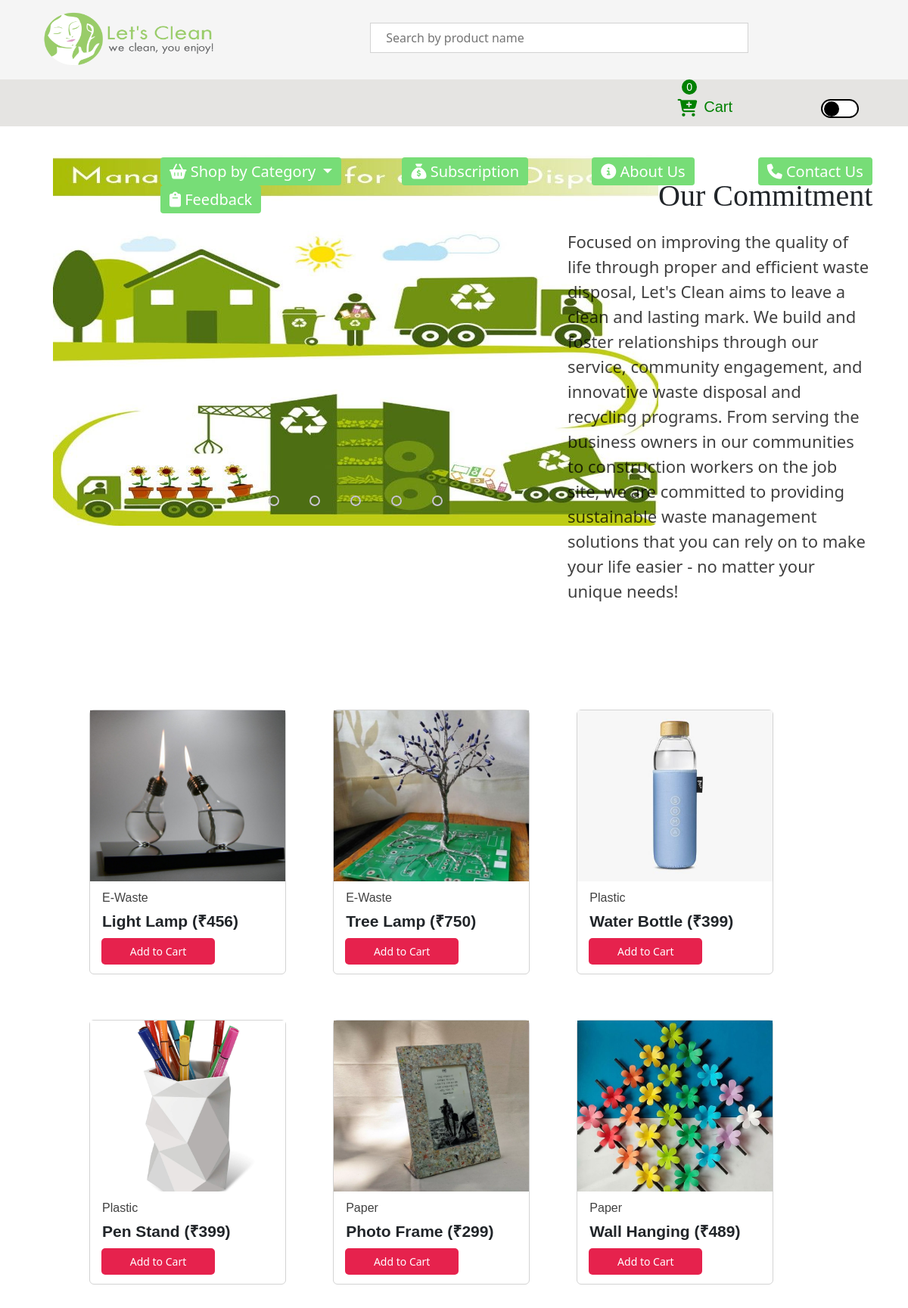
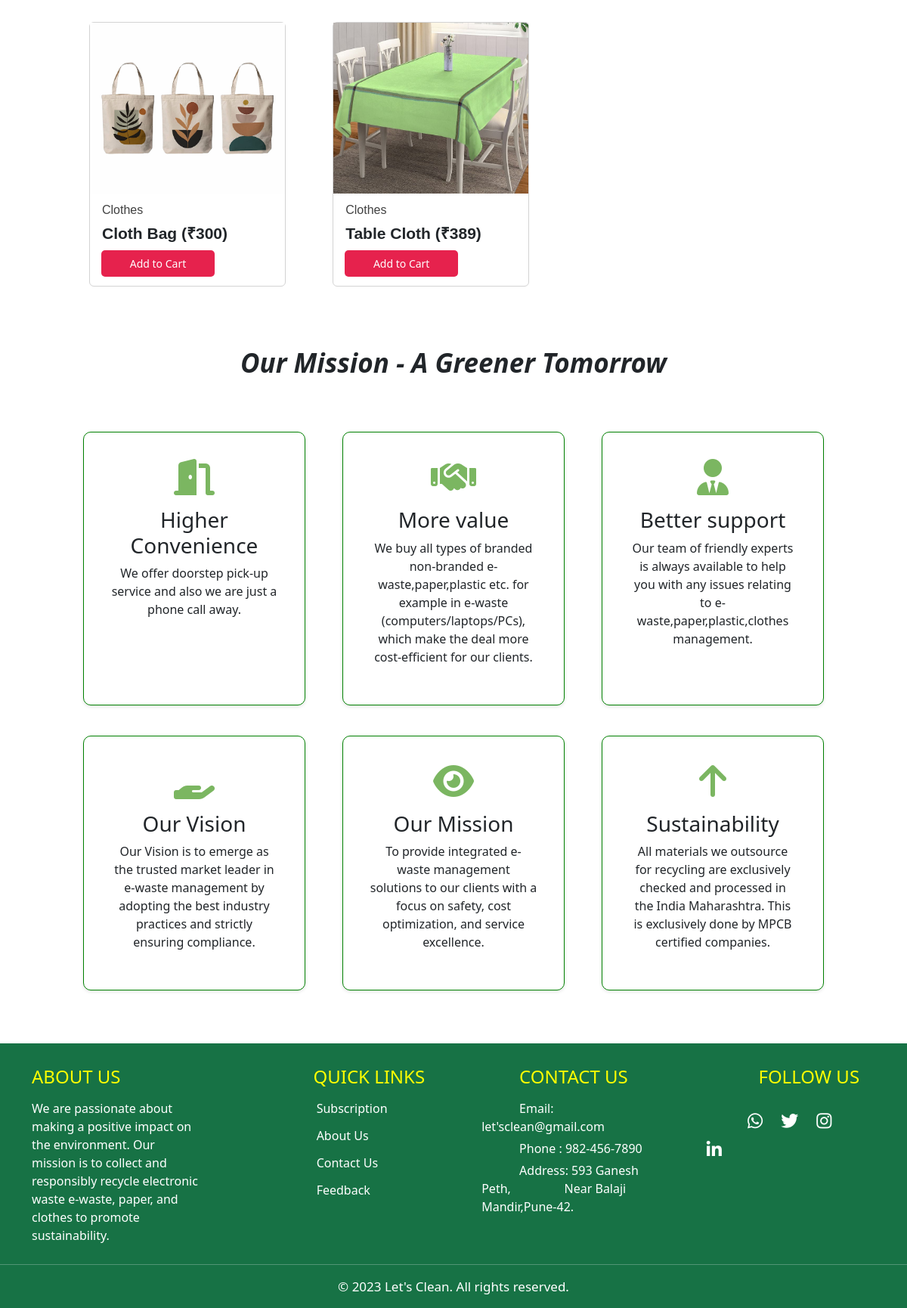
The page /templates/home.php on the database its author committed (2 pictures, top to bottom).
### tables this page shows
CREATE TABLE `product` (
  `pid` int(3) NOT NULL,
  `pname` varchar(50) NOT NULL,
  `pcategory` varchar(20) NOT NULL,
  `pprice` varchar(5) NOT NULL,
  `imgupload` varchar(50) NOT NULL,
  `quantity` varchar(3) NOT NULL DEFAULT '1',
  `d1` varchar(50) NOT NULL,
  `d2` varchar(50) NOT NULL,
  `d3` varchar(50) NOT NULL,
  `d4` varchar(50) NOT NULL
);

### templates/home.php (the view, shortened to what this page needs)
<?php
require_once 'connection.php';
$sql="SELECT * from product WHERE pid BETWEEN 1 AND 10";
$all_product=$con->query($sql);
?>
<!DOCTYPE html>
<html lang="en">
<head>
    <link rel="stylesheet" href="../static/home.css">
    <link rel="stylesheet" href="../static/home1.css">
    <link href="https://cdn.jsdelivr.net/npm/bootstrap@5.3.0/dist/css/bootstrap.min.css" rel="stylesheet">
     <link rel="stylesheet" href="https://cdnjs.cloudflare.com/ajax/libs/font-awesome/6.2.1/css/all.min.css">
</head>
<body>
  <div class="mynavbar">
    <nav>
        <a href="../templates/home.php" class="alink1"><img class="logo" src="../static/images/22baf73169f8401fb664a518b53c35aa-Lets Clean - Logo-01.png"></a>
            <input type="text" placeholder="Search by product name" id="find" onkeyup="search()" class="inp_text1">
        <ul>
        <a href="../templates/cart.php"><li class="myli"><i class="fa-solid fa-cart-plus icon" style="position: relative;top:5px;font-size: 23px;" ></i>
          <span class="span1" id="badge" style="  position: relative; width:10px;height:50px;top:-26px;right:27%;background: green;color: white; border-radius: 50%;padding:2px 6px;font-size: 14px;">0</span>
          <span class="span2" style="position: relative;font-size: 20px;right:22px;top:2px;">Cart</li></a>
          <div class="toggle"></div>
        </ul>
    </nav>
    <header style="height:62px;">
      <ul>
          <li class="nav-item dropdown">
            <a class="nav-link dropdown-toggle" href="#" role="button" data-bs-toggle="dropdown" aria-expanded="false" id="active"><i class="fa-solid fa-basket-shopping"></i>
              Shop by Category
            </a>
            <a href="../templates/subscription.php" class="alink"><li class="active"><i class="fa-solid fa-sack-dollar"></i> Subscription </li> </a>
            <a href="../templates/about.php " class="alink"><li class="active"><i class="fa-solid fa-circle-info"></i> About Us</li></a>
          <a href="../templates/contact.php" class="alink"><li class="active"><i class="fa-solid fa-phone"></i> Contact Us</li></a>
          <a href="../templates/feedback.php" class="alink"><li class="active"><i class="fa-solid fa-clipboard"></i> Feedback</li> </a>
      </ul>
  </header>
    </div>
    <div class="data">
<div class="column">
    <div class="slider">
        <div class="slides">
          <div class="slide first">
            <img src="../static/images/hero-truck-1x.jpg" class="myImg">
          </div>
          <div class="navigation-auto">
            <div class="auto-btn-1"></div>
            <div class="auto-btn-2"></div>
            <div class="auto-btn-3"></div>
            <div class="auto-btn-4"></div>
            <div class="auto-btn-5"></div>
          </div>
        </div>
          <div class="navigation-mannual">
            <label for="radio1" class="mannual-btn"></label>
            <label for="radio2" class="mannual-btn"></label>
            <label for="radio3" class="mannual-btn"></label>
            <label for="radio4" class="mannual-btn"></label>
            <label for="radio5" class="mannual-btn"></label>
          </div>
      </div>
</div>
<div class="column">
    <h1 class="commitment">Our Commitment</h1>
    <p class="para">Focused on improving the quality of life through proper and efficient waste disposal,
        Let's Clean aims to leave a clean and lasting mark. We build and foster relationships
        through our service, community engagement, and innovative waste disposal and recycling programs.
        From serving the business owners in our communities to construction workers on the job site, we are
        committed to providing sustainable waste management solutions that you can rely on to make your life easier
         - no matter your unique needs!
    </p>
</div>
</div>
  <main>
  <?php
  while($row = mysqli_fetch_assoc($all_product)){
  ?>
 <div class="card">
      <div class="image">
      <a href="product_info?id=<?php echo $row['pid'];?>"><img src="../static/images/<?php echo $row['imgupload'];?>"></a>
      </div>
      <div class="caption">
          <p class="product_cat" style="font-size: 16px;color: rgba(0, 0, 0, 0.750);"><?php echo $row['pcategory'];?></p>
          <h5 class="product_name" style="font-weight:bold;font-size: 21px;margin-top:-2px;"><?php echo $row['pname'];?> (&#8377;<?php echo $row['pprice'];?>)</h5>
      </div>
      <button class="add"  id="cartb" data-id="<?php echo $row['pid'];?>">Add to Cart</button>
  </div>
  <?php
  }
  ?>
</main>
  <h2 class="section-title">Our Mission - A Greener Tomorrow</h2>
 <div class="card-container">
   <div class="card">
     <center> <p style="color: #7bb661;"class="fas fa-door-open fa-3x " ></p></center>
     <center><h3 >Higher Convenience</h3></center>
     <p style="text-align: center;">We offer doorstep pick-up service and also we are just a phone call away.</p>
   </div>
   <div class="card">
     <center> <p style="color: #7bb661;"class="fas fa-handshake fa-3x" ></p></center>
     <center><h3>More value</h3></center>
     <p style="text-align: center;">We buy all types of branded non-branded e-waste,paper,plastic etc. for example in e-waste (computers/laptops/PCs), which make the deal more cost-efficient for our clients.</p>
   </div>
   <div class="card">
     <center> <p style="color: #7bb661;"class="fas fa-user-tie fa-3x" ></p></center>
     <center><h3>Better support</h3></center>
     <p style="text-align: center;">Our team of friendly experts is always available to help you with any issues relating to e-waste,paper,plastic,clothes management.</p>
   </div>
   <div class="card">
     <center> <p style="color: #7bb661;"class="fas fa-hand-holding fa-3x" ></p></center>
     <center><h3>Our Vision</h3></center>
     <p style="text-align: center;">Our Vision is to emerge as the trusted market leader in e-waste management by adopting the best industry practices and strictly ensuring compliance.</p>
   </div>
   <div class="card">
     <center> <p style="color: #7bb661;"class="fa fa-eye fa-3x" ></p></center>
     <center><h3>Our Mission</h3></center>
     <p style="text-align: center;">To provide integrated e-waste management solutions to our clients with a focus on safety, cost optimization, and service excellence.</p>
   </div>
   <div class="card">
     <center> <p style="color: #7bb661;"class="fas fa-arrow-up fa-3x" ></p></center>
     <center><h3>Sustainability</h3></center>
     <p style="text-align: center;">All materials we outsource for recycling are exclusively checked and processed in the India Maharashtra. This is exclusively done by MPCB certified companies.</p>
   </div>
 </div>
   <div>
       <footer>
           <div class="container">
             <div class="footer-content">
              <div class="footer-column1">
                <h4 style="text-transform: uppercase; color:yellow">About Us</h4>
                <p style="margin-top: 15px;">We are passionate about making a positive impact on the environment. Our mission is to collect and responsibly recycle electronic waste e-waste, paper, and clothes to promote sustainability. </p>
              </div>
              <div class="footer-column1">
                <h4 style="text-transform: uppercase; color:yellow">&nbsp;&nbsp; &nbsp; &nbsp;&nbsp; &nbsp;&nbsp; &nbsp;Quick links</h4>
                <ul style="margin-top: 15px;">
                  <a href="../templates/subscription.php" class="quick"><li> &nbsp;&nbsp; &nbsp; &nbsp;&nbsp; &nbsp;&nbsp; &nbsp; &nbsp; &nbsp; &nbsp;&nbsp;Subscription</li></a>
                  <a href="../templates/about.php" class="quick"><li> &nbsp;&nbsp; &nbsp; &nbsp;&nbsp; &nbsp;&nbsp; &nbsp; &nbsp; &nbsp; &nbsp;&nbsp;About Us</li></a>
                  <a href="../templates/contact.php" class="quick"><li> &nbsp;&nbsp; &nbsp; &nbsp;&nbsp; &nbsp;&nbsp; &nbsp; &nbsp; &nbsp; &nbsp;&nbsp;Contact Us</li></a>
                  <a href="../templates/feedback.php" class="quick"><li> &nbsp;&nbsp; &nbsp; &nbsp;&nbsp; &nbsp;&nbsp; &nbsp; &nbsp; &nbsp; &nbsp;&nbsp;Feedback</li></a>
                </ul>
              </div>
               <div class="footer-column">
                 <h4 style="text-transform: uppercase;color:yellow">&nbsp;&nbsp; &nbsp; &nbsp;&nbsp;&nbsp;Contact Us</h4>
                 <p style="margin-top: 15px;">&nbsp;&nbsp; &nbsp;&nbsp;&nbsp; &nbsp; &nbsp; &nbsp;Email: let'sclean@gmail.com</p>
                 <p>&nbsp;&nbsp; &nbsp;&nbsp;&nbsp;&nbsp; &nbsp; &nbsp; Phone : 982-456-7890</p>
                 <p>&nbsp;&nbsp; &nbsp;&nbsp; &nbsp; &nbsp; &nbsp; Address: 593 Ganesh Peth, &nbsp; &nbsp; &nbsp; &nbsp; &nbsp; &nbsp; &nbsp; &nbsp; Near Balaji Mandir,Pune-42.</p>
               </div>
               <div class="footer-column">
                 <h4 style="text-transform: uppercase;color:yellow">&nbsp;&nbsp;&nbsp; &nbsp; &nbsp; &nbsp;&nbsp;&nbsp;Follow Us</h4>
                 <ul class="social-icons">
                  &nbsp; &nbsp; &nbsp; &nbsp; &nbsp; &nbsp; &nbsp;<li><a href="https://www.whatsapp.com/" class="fab fa-whatsapp"></a></li>
                   <li><a href="https://twitter.com/" class="fab fa-twitter"></a></li>
                   <li><a href="https://www.instagram.com/" class="fab fa-instagram"></a></li>
                   <li><a href="https://www.linkedin.com/feed/" class="fab fa-linkedin-in"></a></li>
                 </ul>
               </div>
             </div>
           </div>
           <div class="footer-bottom">
            <hr size="2" color="#fff">
             <p style="color: #fff;">&copy; 2023 Let's Clean. All rights reserved.</p>
           </div>
         </footer>
   </div>
</body>
</html>

### static/home.css (style rules this page uses)
body { background-color: #fff; color:#1e272e; padding: 0; margin: 0; text-decoration: none; list-style: none; box-sizing: border-box; }
.mynavbar { top:0; position: fixed; width: 100%; z-index: 9999; }
nav { background:whitesmoke ; height:105px; }
.logo { height:75px; width:230px; margin-left: 55px; }
nav ul { float:right; margin-right:180px; }
nav ul li { display: inline-block; line-height: 100px; margin:0 30px; font-family:Arial, Helvetica, sans-serif; font-size:20px; color:green; }
nav ul .myli { position: relative; }
nav ul .myli:after { content: ''; height: 2px; width:100%; background:#2e8b57; position: absolute; left:0; bottom:30px; opacity: 0; pointer-events: none; transition: 0.7s; }
input[type="text"].inp_text1 { height: 40px; width:500px; outline: none; margin-top: 30px; margin-left:200px; padding-left:20px; border:0.1px solid lightgray; }
header { background:#e5e4e2; position: static; }
header ul { float: left; margin-left: 140px; }
header ul li { display:inline-block; color: white; line-height: 25px; margin: 0 40px; font-size: 20px; color:white; }
#active { background:#77dd77; transition: .5s; padding: 6px 12px; border-radius: 4px; }
.active { background:#77dd77; transition: .5s; padding: 6px 12px; border-radius: 4px; text-decoration: none; }
.alink { color:white; text-decoration: none; }
.slider { width: 800px; height: 500px; border-radius: 10px; overflow: hidden; margin-left:70px; }
.slides { width: 500%; height: 500px; display: flex; }
.slide { width: 20%; transition: 2s; }
.slide img { width: 800px; height: 500px; }
.navigation-mannual { position: absolute; width: 800px; margin-top: -40px; display: flex; justify-content: center; }
.mannual-btn { border: 2px solid #ccc; padding: 5px; border-radius: 10px; cursor: pointer; transition: 1s; }
.mannual-btn:not(:last-child) { margin-right: 40px; }
.navigation-auto { position: absolute; display: flex; width: 800px; justify-content: center; margin-top: 460px; }
.navigation-auto div { border: 2px solid #333; padding: 5px; border-radius: 10px; transition: 1s; }
.navigation-auto div:not(:last-child) { margin-right: 40px; }
.data { margin-top: 205px; }
.column { float: left; width: 50%; padding: 0px; }
.commitment { margin-left: 270px; margin-top:40px; font-family:'Poppins'; font-weight: normal; }
.para { margin-right:50px; margin-left: 150px; font-size: 22px; margin-top: 20px; margin-bottom: 110px; color: rgba(0, 0, 0, 0.750); }
footer { background: #177245; color: #fff; padding: 30px 0; }
.container { max-width: 1200px; margin: 0 auto; padding: 0 20px; }
.footer-content { display: flex; flex-wrap: wrap; justify-content: space-between; }
.footer-column { flex-basis: 20%; margin-bottom: 20px; margin-bottom: -40px; }
.footer-column1 { flex-basis: 20%; margin-bottom: 20px; margin-bottom: -40px; }
.footer-column p { margin-bottom: 5px; }
.social-icons { margin-top: 20px; }
.social-icons li { display: inline-block; margin-right: 20px; }
.social-icons a { color: #fff; font-size: 23px; transition: color 0.3s ease; text-decoration: none; }
.footer-bottom { text-align: center; margin-top: 50px; margin-bottom: -30px; }
.footer-bottom p { color: #ccc; font-size: 17px; }
.quick { color:white; text-decoration: none; list-style-type: none; }
footer ul { padding:0; }
footer ul li { margin-top: 12px; }
.card-container { display: flex; flex-wrap: wrap; justify-content: space-between; padding: 110px; margin-bottom: -80px; }
.card-container .card { background-color: #fff; border-radius: 10px; box-shadow: 0 2px 4px rgba(0, 0, 0, 0.1); flex-basis: 30%; margin-bottom: 40px; padding: 35px; border: 1px solid green; }
.section-title { margin-top:60px; margin-bottom: -40px; font-size: 35px; font-weight: bold; font-style: italic; text-align: center; }
.toggle { background-color: white; width: 50px; height: 25px; border-radius: 200px; cursor: pointer; position: relative; top:-60px; left:220px; margin-bottom: -24px; border : 2px solid black; transition: 0s; }
.toggle::before { position: absolute; content: ''; background-color: #000; width: 20px; height: 20px; border-radius: 200px; margin-top:1px; margin-left:1.7px; transition: translateY(-50%); transition: all 0s ease-in-out; }

### rows shown on the page
product: imgupload (picture), pcategory "E-Waste", pname "Light Lamp", pprice "456"
product: imgupload (picture), pcategory "E-Waste", pname "Tree Lamp", pprice "750"
product: imgupload (picture), pcategory "Plastic", pname "Water Bottle", pprice "399"
product: imgupload (picture), pcategory "Plastic", pname "Pen Stand", pprice "399"
product: imgupload (picture), pcategory "Paper", pname "Photo Frame", pprice "299"
product: imgupload (picture), pcategory "Paper", pname "Wall Hanging", pprice "489"
product: imgupload (picture), pcategory "Clothes", pname "Cloth Bag", pprice "300"
product: imgupload (picture), pcategory "Clothes", pname "Table Cloth", pprice "389"
